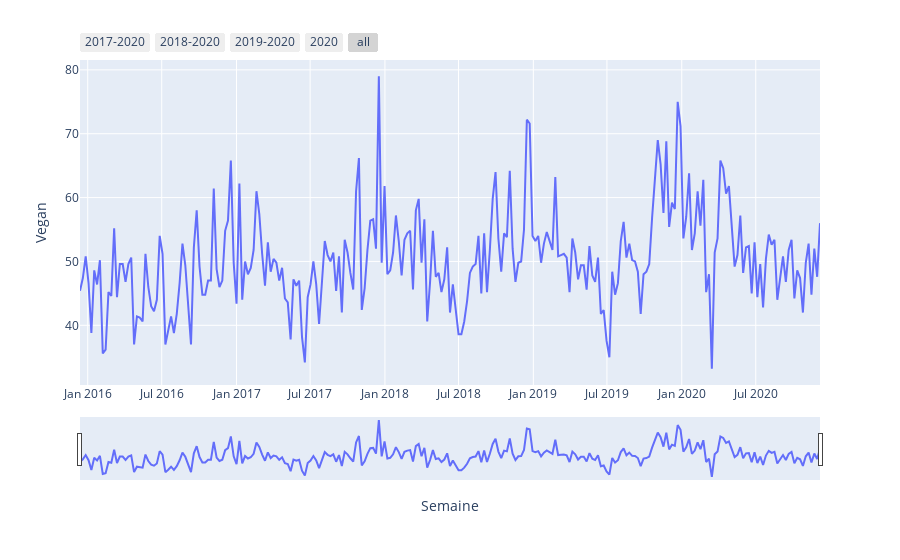

Notebook code for this chart:
### Code cell
import plotly.express as px 
fig = px.line(df_vegan_temps, x='Semaine', y = 'Vegan')
fig.update_xaxes(
    rangeslider_visible=True,
    rangeselector=dict(
        buttons=list([
            dict(count=4, label="2017-2020", step="year", stepmode="backward"),
            dict(count=3, label="2018-2020", step="year", stepmode="backward"),
            dict(count=2, label="2019-2020", step="year", stepmode="todate"),
            dict(count=12, label="2020", step="month", stepmode="backward"),
            dict(step="all")
        ])
    )
)
fig.show()

### Figure 1 — Plotly figure (JSON) as saved in the notebook; plotly's stock layout.template omitted (floating-point values rounded to 4 significant figures; data arrays with more than 128 entries replaced by an {"elided": "..."} marker saying what was removed)
{"data": [{"hovertemplate": "Semaine=%{x}<br>Vegan=%{y}<extra></extra>", "legendgroup": "", "line": {"color": "#636efa", "dash": "solid"}, "mode": "lines", "name": "", "orientation": "v", "showlegend": false, "type": "scatter", "x": {"elided": "261 str values"}, "xaxis": "x", "y": {"elided": "261 float values"}, "yaxis": "y"}], "layout": {"legend": {"tracegroupgap": 0}, "margin": {"t": 60}, "xaxis": {"anchor": "y", "domain": [0, 1], "rangeselector": {"buttons": [{"count": 4, "label": "2017-2020", "step": "year", "stepmode": "backward"}, {"count": 3, "label": "2018-2020", "step": "year", "stepmode": "backward"}, {"count": 2, "label": "2019-2020", "step": "year", "stepmode": "todate"}, {"count": 12, "label": "2020", "step": "month", "stepmode": "backward"}, {"step": "all"}]}, "rangeslider": {"visible": true}, "title": {"text": "Semaine"}}, "yaxis": {"anchor": "x", "domain": [0, 1], "title": {"text": "Vegan"}}}}
